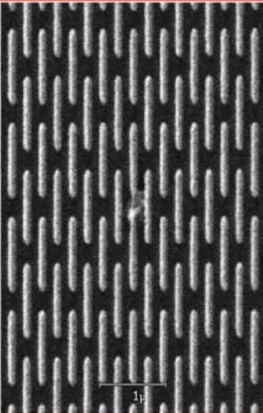
#> input picture data/samples/in_film_particle_left_pattern.jpg, 263 x 413 px; its folder holds only this picture in this run
$ python freeze_v1_baseline.py
#> lines starting #> are read from the running program, lines starting #| are printed output that depends on the picture; after the words box and inside, x2 and y2 are one past the last pixel; in counts of white or black regions, pixels touching at a corner belong together
### core/input_contract.py
"""Identity and display mapping for pixel-aligned evidence (stored coordinates)."""
from hashlib import sha256
from io import BytesIO
from pathlib import Path
import numpy as np
from PIL import Image

COORDINATE_VERSION = 'stored-pixels-v1'


def input_identity(path):
    return {'input_sha256': sha256(Path(path).read_bytes()).hexdigest(),
            'coordinate_version': COORDINATE_VERSION}


# [5 lines left out: function evidence_matches, not called in this run]


def load_pixels(path):
    with Image.open(path) as image:
        if getattr(image, 'n_frames', 1) != 1:
            raise ValueError('Multi-frame images are unsupported; select one frame first')
        if image.mode not in {'1', 'L', 'I', 'F', 'I;16', 'I;16B', 'I;16L', 'RGB', 'RGBA', 'P'}:
            raise ValueError(f'Unsupported image mode: {image.mode}')
        pixels = np.array(image.convert('RGB') if image.mode == 'P' else image)
    if not pixels.size or not np.isfinite(pixels).all():
        raise ValueError('Image must contain finite pixels')
    return pixels


def display_image(pixels, metadata=None):
    pixels = np.asarray(pixels)
    metadata = metadata or {}
    bounds = metadata.get('display_range')
    if bounds is None:
        bounds = [0, 255] if pixels.dtype == np.uint8 or pixels.ndim == 3 else [float(pixels.min()), float(pixels.max())]
    low, high = bounds
    if not np.isfinite([low, high]).all() or high < low:
        raise ValueError('Invalid display range')
    scaled = (pixels.astype(np.float64) - low) * 255 / (high - low) if high > low else np.zeros_like(pixels)
    rendered = Image.fromarray(np.clip(np.rint(scaled), 0, 255).astype(np.uint8))
    return rendered.convert('RGB')


# [13 lines left out: functions preview_png, input_metadata, not called in this run]

### core/preprocessing.py
from pathlib import Path

import numpy as np
from PIL import Image


def load_grayscale(path):
    image_path = Path(path)
    if not image_path.exists():
        raise FileNotFoundError(f"Image not found: {image_path}")

    from core.input_contract import load_pixels
    pixels = load_pixels(image_path)
#> in load_pixels, image is the input picture: PIL image 263x413 RGB; mean R, G, B 84.7, 84.2, 84.1
    array = pixels.astype(np.float32)
    if array.ndim == 3:
        array = np.asarray(Image.fromarray(pixels).convert("L"), dtype=np.float32) if pixels.dtype == np.uint8 else array[:, :, :3] @ np.array([0.299, 0.587, 0.114], dtype=np.float32)
    if array.size == 0:
        raise ValueError(f"Empty image: {image_path}")
    return array

### core/segmentation.py
import numpy as np


# [50 lines left out: functions segment_anomalies, _coverage_score, not called in this run]


def segment_with_strategy(image, strategy):
    segmentation = (strategy or {}).get("segmentation", {})
    method = segmentation.get("method", "auto_bright_dark_threshold")
    sensitivity = float(segmentation.get("sensitivity", 1.8))
    morphology = segmentation.get("morphology", "open_then_close")

    mean = float(np.mean(image))
    std = float(np.std(image))
    if std < 1e-6:
        return np.zeros(image.shape, dtype=bool), {
            "selected": "none",
            "mean": mean,
            "std": std,
            "threshold": None,
            "coverage": 0.0,
        }

    if method == "bright_threshold":
        threshold = mean + sensitivity * std
        mask = image >= threshold
        selected = "bright"
    elif method == "dark_threshold":
        threshold = mean - sensitivity * std
        mask = image <= threshold
        selected = "dark"
    else:
        mask, meta = segment_anomalies(image, sensitivity=sensitivity)
        mask = _apply_morphology(mask, morphology)
        meta["method"] = method
        return mask, meta

    mask = _apply_morphology(mask, morphology)
    coverage = float(np.count_nonzero(mask) / mask.size)
    if coverage > 0.35:
        mask = np.zeros(image.shape, dtype=bool)
        selected = "none"
        threshold_value = None
        coverage = 0.0
    else:
        threshold_value = float(threshold)

    return mask, {
        "selected": selected,
        "method": method,
        "mean": mean,
        "std": std,
        "threshold": threshold_value,
        "coverage": coverage,
    }


def _apply_morphology(mask, morphology):
    if morphology == "none":
        return mask.astype(bool)

    try:
        from skimage.morphology import closing, opening, disk
    except ImportError:
        return mask.astype(bool)

    footprint = disk(1)
    if morphology == "open":
        return opening(mask, footprint, mode="ignore").astype(bool)
    if morphology == "close":
        return closing(mask, footprint, mode="ignore").astype(bool)
    if morphology == "open_then_close":
        return closing(opening(mask, footprint, mode="ignore"), footprint, mode="ignore").astype(bool)
    if morphology == "close_then_open":
        return opening(closing(mask, footprint, mode="ignore"), footprint, mode="ignore").astype(bool)
    return mask.astype(bool)

### core/measurement/area.py
from collections import deque

import numpy as np


def measure_components(mask, min_area=20, unit="pixel"):
    """Measure connected components in image-pixel coordinates.

    Physical units require a pixel calibration.  The runtime does not yet
    accept calibration metadata, so rejecting a requested physical unit is
    preferable to relabelling a pixel count as micrometres or similar.
    """
    normalized_unit = str(unit or "pixel").strip().lower()
    if normalized_unit in {"px", "pixel", "pixels"}:
        normalized_unit = "pixel"
    else:
        raise ValueError(
            "physical measurement units require pixel calibration; use unit='pixel'"
        )
    visited = np.zeros(mask.shape, dtype=bool)
    results = []
    component_id = 1

    height, width = mask.shape
    for y in range(height):
        for x in range(width):
            if not mask[y, x] or visited[y, x]:
                continue
            pixels = _collect_component(mask, visited, x, y)
            area = len(pixels)
            if area < min_area:
                continue

            xs = [p[0] for p in pixels]
            ys = [p[1] for p in pixels]
            min_x, max_x = min(xs), max(xs)
            min_y, max_y = min(ys), max(ys)
            bbox_width = max_x - min_x + 1
            bbox_height = max_y - min_y + 1
            aspect_ratio = bbox_width / bbox_height if bbox_height else 0.0

            results.append({
                "id": component_id,
                "area": area,
                "bbox": [min_x, min_y, bbox_width, bbox_height],
                "width": bbox_width,
                "height": bbox_height,
                "aspect_ratio": round(aspect_ratio, 4),
                "unit": normalized_unit,
                # Legacy artifacts expose this field; it is not a calibrated
                # confidence estimate.
                "confidence": 0.5,
            })
            component_id += 1

    total_area = int(sum(item["area"] for item in results))
    image_area = int(mask.size)
    area_ratio = round(total_area / image_area, 6) if image_area else 0.0
    return {
        "results": results,
        "summary": {
            "count": len(results),
            "total_area": total_area,
            "unit": normalized_unit,
            "area_ratio": area_ratio,
        },
    }


def _collect_component(mask, visited, start_x, start_y):
    queue = deque([(start_x, start_y)])
    visited[start_y, start_x] = True
    pixels = []

    while queue:
        x, y = queue.popleft()
        pixels.append((x, y))
        for nx, ny in _neighbors(x, y, mask.shape[1], mask.shape[0]):
            if visited[ny, nx] or not mask[ny, nx]:
                continue
            visited[ny, nx] = True
            queue.append((nx, ny))

    return pixels


def _neighbors(x, y, width, height):
    for dy in (-1, 0, 1):
        for dx in (-1, 0, 1):
            if dx == 0 and dy == 0:
                continue
            nx = x + dx
            ny = y + dy
            if 0 <= nx < width and 0 <= ny < height:
                yield nx, ny

### core/visualization.py
import numpy as np
from PIL import Image, ImageDraw


def save_mask_image(mask, output_path):
    image = Image.fromarray(mask.astype(np.uint8) * 255)
    image.save(output_path)


def save_annotated_image(
    source_path,
    results,
    output_path,
    mask=None,
    contour_color="#ff4030",
    contour_thickness=1,
    annotation_mode="contour",
    mask_alpha=72,
):
    """Render a task result without coupling the algorithm to one display style."""
    color = _parse_color(contour_color)
    if not isinstance(contour_thickness, int) or not 1 <= contour_thickness <= 10:
        raise ValueError("contour_thickness must be an integer between 1 and 10")
    from core.input_contract import display_image, load_pixels
    image = display_image(load_pixels(source_path))
    overlay = Image.new("RGBA", image.size, (0, 0, 0, 0))
    draw = ImageDraw.Draw(overlay)

    if annotation_mode == "mask" and mask is not None:
        alpha = max(0, min(255, int(mask_alpha)))
        mask_array = np.asarray(mask, dtype=bool)
        fill = Image.new("RGBA", image.size, (*color, alpha))
        mask_layer = Image.fromarray(mask_array.astype(np.uint8) * 255)
        overlay = Image.composite(fill, overlay, mask_layer)
        annotated = Image.alpha_composite(image.convert("RGBA"), overlay)
        annotated.convert("RGB").save(output_path)
        return

    if annotation_mode == "bbox":
        for item in results or []:
            x, y, width, height = item["bbox"]
            draw.rectangle(
                [x, y, x + width - 1, y + height - 1],
                outline=(*color, 255),
                width=contour_thickness,
            )
            draw.text((x, max(0, y - 12)), str(item["id"]), fill=(*color, 255))
        annotated = Image.alpha_composite(image.convert("RGBA"), overlay)
        annotated.convert("RGB").save(output_path)
        return

    if mask is not None:
        for x, y in _mask_boundary(mask):
            radius = contour_thickness - 1
            if radius == 0:
                draw.point((x, y), fill=(*color, 255))
            else:
                draw.ellipse((x - radius, y - radius, x + radius, y + radius), fill=(*color, 255))
        annotated = Image.alpha_composite(image.convert("RGBA"), overlay)
        annotated.convert("RGB").save(output_path)
        return

    annotated = Image.alpha_composite(image.convert("RGBA"), overlay)
    annotated.convert("RGB").save(output_path)


def _parse_color(value):
    text = str(value or "").strip()
    if len(text) == 7 and text.startswith("#"):
        try:
            return tuple(int(text[index:index + 2], 16) for index in (1, 3, 5))
        except ValueError:
            pass
    raise ValueError("contour_color must be a #RRGGBB value")


def _mask_boundary(mask):
    """Return 4-connected boundary pixels without wrapping at image edges."""
    import numpy as np

    binary = np.asarray(mask, dtype=bool)
    if binary.ndim != 2:
        raise ValueError("mask must be a 2D array")

    boundary = np.zeros_like(binary)
    boundary[1:, :] |= binary[1:, :] & ~binary[:-1, :]
    boundary[:-1, :] |= binary[:-1, :] & ~binary[1:, :]
    boundary[:, 1:] |= binary[:, 1:] & ~binary[:, :-1]
    boundary[:, :-1] |= binary[:, :-1] & ~binary[:, 1:]
    boundary[0, :] |= binary[0, :]
    boundary[-1, :] |= binary[-1, :]
    boundary[:, 0] |= binary[:, 0]
    boundary[:, -1] |= binary[:, -1]
    rows, columns = np.nonzero(boundary)
    return list(zip(columns, rows))

### scripts/freeze_v1_baseline.py
import argparse
import hashlib
import json
import time
from pathlib import Path

from core.measurement.area import measure_components
from core.preprocessing import load_grayscale
from core.segmentation import segment_with_strategy
from core.visualization import save_annotated_image, save_mask_image


ROOT = Path(__file__).resolve().parents[1]
SAMPLES_DIR = ROOT / "data" / "samples"
DEFAULT_OUTPUT_DIR = ROOT / "data" / "baselines" / "v1_threshold"

FROZEN_STRATEGY = {
    "name": "v1_global_bright_threshold",
    "version": 1,
    "segmentation": {
        "method": "bright_threshold",
        "sensitivity": 1.8,
        "min_area_px": 20,
        "max_area_px": None,
        "morphology": "open_then_close",
    },
    "measurement": {
        "metrics": ["count", "area", "bbox", "area_ratio"],
        "unit": "pixel",
    },
}

KNOWN_LIMITATIONS = [
    "Global brightness cannot distinguish normal bright periodic lines from defects.",
    "Image borders and scale bars are not excluded before segmentation.",
    "The saved mask contains components below min_area_px while measurements filter them out.",
    "The baseline has no periodic-background model or semantic defect understanding.",
]


def sha256_file(path):
    digest = hashlib.sha256()
    with Path(path).open("rb") as handle:
        for chunk in iter(lambda: handle.read(65536), b""):
            digest.update(chunk)
    return digest.hexdigest()


def freeze_sample(sample_path, output_dir):
    started = time.perf_counter()
    image = load_grayscale(sample_path)
    mask, segmentation = segment_with_strategy(image, FROZEN_STRATEGY)
#> in segment_with_strategy, `mean = float(np.mean(image))`: mean = 84.3
#> in segment_with_strategy, `std = float(np.std(image))`: std = 60.09
#> in segment_with_strategy, `threshold = mean + sensitivity * std`: threshold = 192.5
#> in segment_with_strategy, `mask = image >= threshold`:
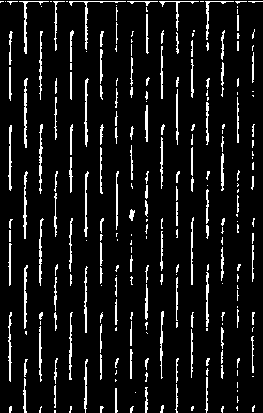
#> mask: shape (413, 263) bool; 8.4% white in thin lines or dots
#> in _apply_morphology, `return closing(opening(mask, footprint, mode="ignore"), footprint, mod..`:
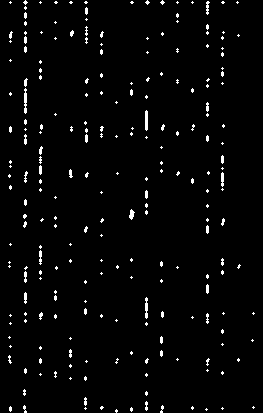
#> returned value: shape (413, 263) bool; 2.5% white in thin lines or dots
#> in segment_with_strategy, `coverage = float(np.count_nonzero(mask) / mask.size)`: coverage = 0.0247
#> in segment_with_strategy, `threshold_value = float(threshold)`: threshold_value = 192.5
    measurements = measure_components(
        mask,
        min_area=FROZEN_STRATEGY["segmentation"]["min_area_px"],
        unit="pixel",
    )

    sample_dir = output_dir / sample_path.stem
    sample_dir.mkdir(parents=True, exist_ok=True)
    mask_path = sample_dir / "mask.png"
    contour_path = sample_dir / "result_contour.png"
    save_mask_image(mask, mask_path)
    save_annotated_image(sample_path, measurements["results"], contour_path, mask=mask)
    write_json(sample_dir / "segmentation.json", segmentation)
    write_json(sample_dir / "measurements.json", measurements)

    return {
        "sample": str(sample_path.relative_to(ROOT)),
        "source_sha256": sha256_file(sample_path),
        "mask_sha256": sha256_file(mask_path),
        "contour_sha256": sha256_file(contour_path),
        "summary": measurements["summary"],
        "segmentation": segmentation,
        "elapsed_ms": round((time.perf_counter() - started) * 1000, 3),
        "artifacts": {
            "mask": str(mask_path.relative_to(ROOT)),
            "contour": str(contour_path.relative_to(ROOT)),
            "measurements": str((sample_dir / "measurements.json").relative_to(ROOT)),
            "segmentation": str((sample_dir / "segmentation.json").relative_to(ROOT)),
        },
    }


def freeze_baseline(output_dir=DEFAULT_OUTPUT_DIR):
    output_dir = Path(output_dir)
    output_dir.mkdir(parents=True, exist_ok=True)
    samples = sorted(SAMPLES_DIR.glob("*.jpg"))
    if not samples:
        raise FileNotFoundError(f"No baseline samples found in {SAMPLES_DIR}")

    records = [freeze_sample(sample, output_dir) for sample in samples]
#> in freeze_sample, `mask, segmentation = segment_with_strategy(image, FROZEN_STRATEGY)`: segmentation = {'selected': 'bright', 'method': 'bright_threshold', 'mean': 84.3, 'std': 60.09, 'threshold': 192.5, 'coverage': 0.0247}
#> after the loop in measure_components, `for y in range(height):`: component_id = 30; results = 29 items
#> in measure_components, `total_area = int(sum(item["area"] for item in results))`: total_area = 837
#> in measure_components, `area_ratio = round(total_area / image_area, 6) if image_area else 0.0`: area_ratio = 0.00771
#> in freeze_sample, `measurements = measure_components( mask, min_area=FROZEN_STRATEGY["seg..`: measurements = 2 items
#> in save_mask_image, `image = Image.fromarray(mask.astype(np.uint8) * 255)`: image: PIL image 263x413 L; 2.5% white in thin lines or dots
#> in display_image, `bounds = [0, 255] if pixels.dtype == np.uint8 or pixels.ndim == 3 else..`: bounds = [0, 255]
#> in display_image, `low, high = bounds`: low = 0; high = 255
#> in save_annotated_image, `overlay = Image.new("RGBA", image.size, (0, 0, 0, 0))`: overlay: PIL image 263x413 RGBA; every value is 0
#> the loop in save_annotated_image, `for x, y in _mask_boundary(mask):` made 1950 passes
#> (x, y) on passes 1 to 3: (25, 0), (147, 0), (162, 0)
#> in save_annotated_image, `annotated = Image.alpha_composite(image.convert("RGBA"), overlay)`:
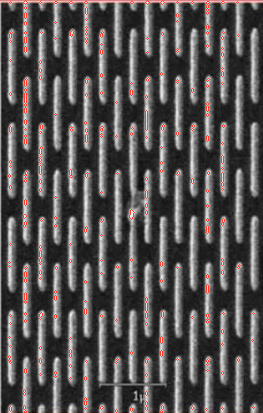
#> annotated: PIL image 263x413 RGBA; mean R, G, B, A 85.5, 81.6, 81.3, 255
    write_json(output_dir / "strategy.json", FROZEN_STRATEGY)
    manifest = {
        "baseline_id": "v1-threshold-2026-07",
        "purpose": "Deterministic comparison point before v2 operator development.",
        "strategy_file": str((output_dir / "strategy.json").relative_to(ROOT)),
        "observations_file": str((output_dir / "observations.md").relative_to(ROOT)),
        "known_limitations": KNOWN_LIMITATIONS,
        "samples": records,
    }
    write_json(output_dir / "manifest.json", manifest)
    return manifest


def write_json(path, payload):
    Path(path).write_text(
        json.dumps(payload, ensure_ascii=False, indent=2) + "\n",
        encoding="utf-8",
    )


def parse_args():
    parser = argparse.ArgumentParser(description="Freeze the deterministic v1 threshold baseline")
    parser.add_argument("--output-dir", type=Path, default=DEFAULT_OUTPUT_DIR)
    return parser.parse_args()


def main():
    manifest = freeze_baseline(parse_args().output_dir)
#> in freeze_baseline, `records = [freeze_sample(sample, output_dir) for sample in samples]`: records = 1 item
#> manifest = 6 items
    print(f"Frozen {len(manifest['samples'])} samples for {manifest['baseline_id']}")
#| Frozen 1 samples for v1-threshold-2026-07


if __name__ == "__main__":
    main()

$ run again, on data/samples/in_film_particle_middle_defect.jpg
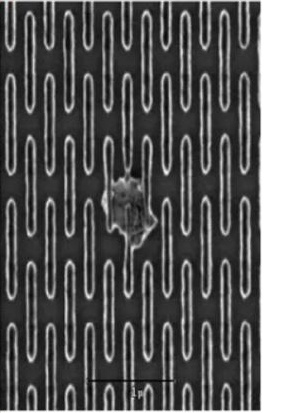
#> input picture data/samples/in_film_particle_middle_defect.jpg, 286 x 413 px
#> in load_pixels, image is the input picture: PIL image 286x413 RGB; mean R, G, B 88.9, 88.9, 88.9
#> mean = 88.91
#> std = 70.18
#> threshold = 215.2
#> in segment_with_strategy, `mask = image >= threshold`:
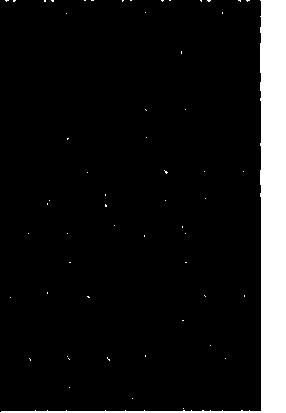
#> mask: shape (413, 286) bool; 9.4% white; 57 white regions (56 under 20 px), largest, box (x1, y1, x2, y2) and area: (0, 0, 286, 413) 10934
#> coverage = 0.0928
#> threshold_value = 215.2
#> segmentation = {'selected': 'bright', 'method': 'bright_threshold', 'mean': 88.91, 'std': 70.18, 'threshold': 215.2, 'coverage': 0.0928}
#> after the loop in measure_components, `for y in range(height):`: component_id = 2; results = 1 item
#> total_area = 10935
#> area_ratio = 0.0926
#> measurements = 2 items
#> image: PIL image 286x413 L; 9.3% white; 8 white regions (7 under 20 px), largest, box (x1, y1, x2, y2) and area: (0, 0, 286, 413) 10935
#> bounds = [0, 255]
#> low = 0; high = 255
#> overlay: PIL image 286x413 RGBA; every value is 0
#> the loop in save_annotated_image, `for x, y in _mask_boundary(mask):` made 1422 passes
#> (x, y) on passes 1 to 3: (5, 0), (6, 0), (7, 0)
#> in save_annotated_image, `annotated.convert("RGB").save(output_path)`:
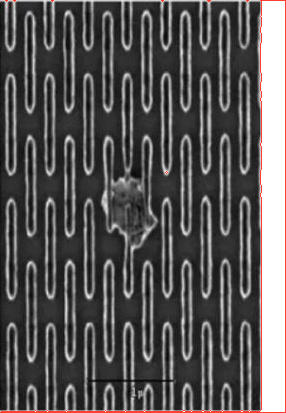
#> saved as result_contour.png: PIL image 286x413 RGB; mean R, G, B 89, 86.7, 86.5
#> records = 1 item
#> manifest = 6 items
#| Frozen 1 samples for v1-threshold-2026-07
